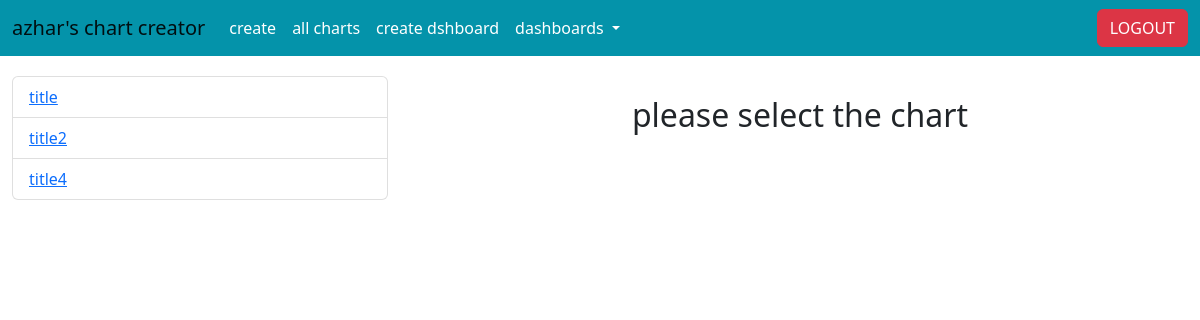
Screenshot of /chart-list/ (signed in) with the database file from the repository.
### sample/models.py (models this page shows)
class chartData(models.Model):
     id = models.UUIDField(
         primary_key = True,
         default = uuid.uuid4,
         db_index=True,
         editable = False
         )
     chart_name = models.CharField(max_length=255, db_index=True, blank=True, null=True, db_column='chart_name')
     chart_query = models.TextField()
     chart_data = models.TextField()
     user = models.ForeignKey(User, on_delete=models.CASCADE)
     created_date = models.DateTimeField(auto_now=True)
     chart_type = models.CharField(max_length=255, db_index=True, blank=True, null=True, db_column='chart_type')
     filter_chart_data = models.TextField()
     filter_script_data = models.TextField()
     javascript_script = models.TextField()
     chart_unique_id = models.CharField(max_length=255, db_index=True, blank=True, null=True)
     class Meta:
        db_table = 'chartdata'
     def __str__(self):
          return self.chart_name

### sample/views.py (the view)
# urls.py: path('chart-list/', chart_list, name='chart_list'),
@login_required()
def chart_list(request):
    charts = chartData.objects.all()
    if request.method == 'GET':
        id_name = request.GET.get('id', None)
    if id_name:
        single_chart = chartData.objects.filter(id=id_name).values_list('chart_data', flat=True)[0]
    else:
        single_chart= None
    context = {
        'charts':charts,
        'single_chart':single_chart,
        'id_name':id_name
    }
    return render(request, 'chart_list.html', context)

### sample/templatetags/tags.py (called while the page is built)
@register.simple_tag
def render_dashboard_tabs(request):
    ids = dashboard.objects.all().values_list('id','dashboard_name' )
    print(dict(ids))
    result = ''
    for i,j in dict(ids).items():
        print(i)
        result = result + f'''<li><a class="dropdown-item" target="_blank" href="/dashboard/?id={str(i)}">{str(j)}</a></li>'''
    return SafeString(result)

@register.filter
def types(value):
    return str(value)

### templates/chart_list.html (shortened to what this page needs)
{% extends 'base.html' %}
{% load tags %}
{% block content %}
<div class="container-fluid">
    <div class="row" style="margin-top: 20px;">
        <div class="col-md-4" style="overflow-y: scroll;height: 600px;">
            <ul class="list-group" >
                {% for i in charts %}
                <li class="list-group-item {% if i.id|types == id_name|types %} active {% endif %}"><a href="/chart-list/?id={{i.id}}"  {% if i.id|types == id_name|types %} style="color: white;" {% endif %}>{{i}}</a></li>
                {% endfor %}
              </ul>
        </div>
        <div class="col-md-8" style="margin-top: 20px;">
            {% if single_chart %}
            {{single_chart|safe}}
            {% else %}
            <center>
                <h2>
                    please select the chart
                </h2>
            </center>
            {% endif %}
        </div>
    </div>
</div>
{% endblock %}

### rows the page displays
chartData: chart_name "title"
chartData: chart_name "title2"
chartData: chart_name "title4"
